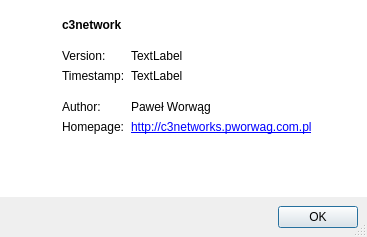
<?xml version="1.0" encoding="UTF-8"?>
<ui version="4.0">
 <class>AboutWindow</class>
 <widget class="QDialog" name="AboutWindow">
  <property name="windowModality">
   <enum>Qt::NonModal</enum>
  </property>
  <property name="geometry">
   <rect>
    <x>0</x>
    <y>0</y>
    <width>367</width>
    <height>237</height>
   </rect>
  </property>
  <property name="windowTitle">
   <string>Dialog</string>
  </property>
  <property name="sizeGripEnabled">
   <bool>true</bool>
  </property>
  <property name="modal">
   <bool>true</bool>
  </property>
  <layout class="QVBoxLayout" name="verticalLayout">
   <property name="spacing">
    <number>0</number>
   </property>
   <property name="leftMargin">
    <number>0</number>
   </property>
   <property name="topMargin">
    <number>0</number>
   </property>
   <property name="rightMargin">
    <number>0</number>
   </property>
   <property name="bottomMargin">
    <number>0</number>
   </property>
   <item>
    <widget class="QWidget" name="widget" native="true">
     <property name="sizePolicy">
      <sizepolicy hsizetype="Preferred" vsizetype="Preferred">
       <horstretch>0</horstretch>
       <verstretch>1</verstretch>
      </sizepolicy>
     </property>
     <property name="autoFillBackground">
      <bool>false</bool>
     </property>
     <property name="styleSheet">
      <string notr="true">background-color: rgb(255, 255, 255);</string>
     </property>
     <layout class="QHBoxLayout" name="horizontalLayout_2">
      <item>
       <widget class="QWidget" name="widget_3" native="true">
        <property name="minimumSize">
         <size>
          <width>0</width>
          <height>0</height>
         </size>
        </property>
        <layout class="QVBoxLayout" name="verticalLayout_2">
         <item>
          <widget class="QLabel" name="label">
           <property name="sizePolicy">
            <sizepolicy hsizetype="Fixed" vsizetype="Fixed">
             <horstretch>0</horstretch>
             <verstretch>0</verstretch>
            </sizepolicy>
           </property>
           <property name="minimumSize">
            <size>
             <width>0</width>
             <height>0</height>
            </size>
           </property>
           <property name="text">
            <string/>
           </property>
           <property name="pixmap">
            <pixmap resource="../resources/resources.qrc">:/icons/c3Network.png</pixmap>
           </property>
           <property name="scaledContents">
            <bool>true</bool>
           </property>
          </widget>
         </item>
         <item>
          <spacer name="verticalSpacer">
           <property name="orientation">
            <enum>Qt::Vertical</enum>
           </property>
           <property name="sizeHint" stdset="0">
            <size>
             <width>20</width>
             <height>40</height>
            </size>
           </property>
          </spacer>
         </item>
        </layout>
       </widget>
      </item>
      <item>
       <widget class="QWidget" name="widget_4" native="true">
        <property name="sizePolicy">
         <sizepolicy hsizetype="Preferred" vsizetype="Preferred">
          <horstretch>1</horstretch>
          <verstretch>0</verstretch>
         </sizepolicy>
        </property>
        <layout class="QFormLayout" name="formLayout">
         <item row="0" column="0">
          <widget class="QLabel" name="label_2">
           <property name="font">
            <font>
             <weight>75</weight>
             <italic>false</italic>
             <bold>true</bold>
            </font>
           </property>
           <property name="text">
            <string>c3network</string>
           </property>
          </widget>
         </item>
         <item row="2" column="0">
          <widget class="QLabel" name="label_5">
           <property name="text">
            <string>Version:</string>
           </property>
          </widget>
         </item>
         <item row="2" column="1">
          <widget class="QLabel" name="labelVersion">
           <property name="text">
            <string>TextLabel</string>
           </property>
          </widget>
         </item>
         <item row="3" column="0">
          <widget class="QLabel" name="label_9">
           <property name="text">
            <string>Timestamp:</string>
           </property>
          </widget>
         </item>
         <item row="3" column="1">
          <widget class="QLabel" name="labelCompilationDate">
           <property name="text">
            <string>TextLabel</string>
           </property>
          </widget>
         </item>
         <item row="5" column="0">
          <widget class="QLabel" name="label_3">
           <property name="text">
            <string>Author:</string>
           </property>
          </widget>
         </item>
         <item row="5" column="1">
          <widget class="QLabel" name="label_4">
           <property name="text">
            <string>Paweł Worwąg</string>
           </property>
          </widget>
         </item>
         <item row="6" column="0">
          <widget class="QLabel" name="label_7">
           <property name="text">
            <string>Homepage:</string>
           </property>
          </widget>
         </item>
         <item row="6" column="1">
          <widget class="QLabel" name="label_8">
           <property name="text">
            <string>&lt;a href=&quot;http://c3networks.pworwag.com.pl&quot;&gt;http://c3networks.pworwag.com.pl&lt;/a&gt;</string>
           </property>
           <property name="openExternalLinks">
            <bool>true</bool>
           </property>
           <property name="textInteractionFlags">
            <set>Qt::LinksAccessibleByKeyboard|Qt::LinksAccessibleByMouse</set>
           </property>
          </widget>
         </item>
         <item row="1" column="0">
          <spacer name="verticalSpacer_2">
           <property name="orientation">
            <enum>Qt::Vertical</enum>
           </property>
           <property name="sizeType">
            <enum>QSizePolicy::Fixed</enum>
           </property>
           <property name="sizeHint" stdset="0">
            <size>
             <width>20</width>
             <height>5</height>
            </size>
           </property>
          </spacer>
         </item>
         <item row="4" column="0">
          <spacer name="verticalSpacer_3">
           <property name="orientation">
            <enum>Qt::Vertical</enum>
           </property>
           <property name="sizeType">
            <enum>QSizePolicy::Fixed</enum>
           </property>
           <property name="sizeHint" stdset="0">
            <size>
             <width>20</width>
             <height>5</height>
            </size>
           </property>
          </spacer>
         </item>
        </layout>
       </widget>
      </item>
     </layout>
    </widget>
   </item>
   <item>
    <widget class="QWidget" name="widget_2" native="true">
     <layout class="QHBoxLayout" name="horizontalLayout">
      <item>
       <spacer name="horizontalSpacer">
        <property name="orientation">
         <enum>Qt::Horizontal</enum>
        </property>
        <property name="sizeHint" stdset="0">
         <size>
          <width>242</width>
          <height>20</height>
         </size>
        </property>
       </spacer>
      </item>
      <item>
       <widget class="QPushButton" name="buttonClose">
        <property name="text">
         <string>OK</string>
        </property>
       </widget>
      </item>
     </layout>
    </widget>
   </item>
  </layout>
 </widget>
 <resources>
  <include location="../resources/resources.qrc"/>
 </resources>
 <connections/>
</ui>
